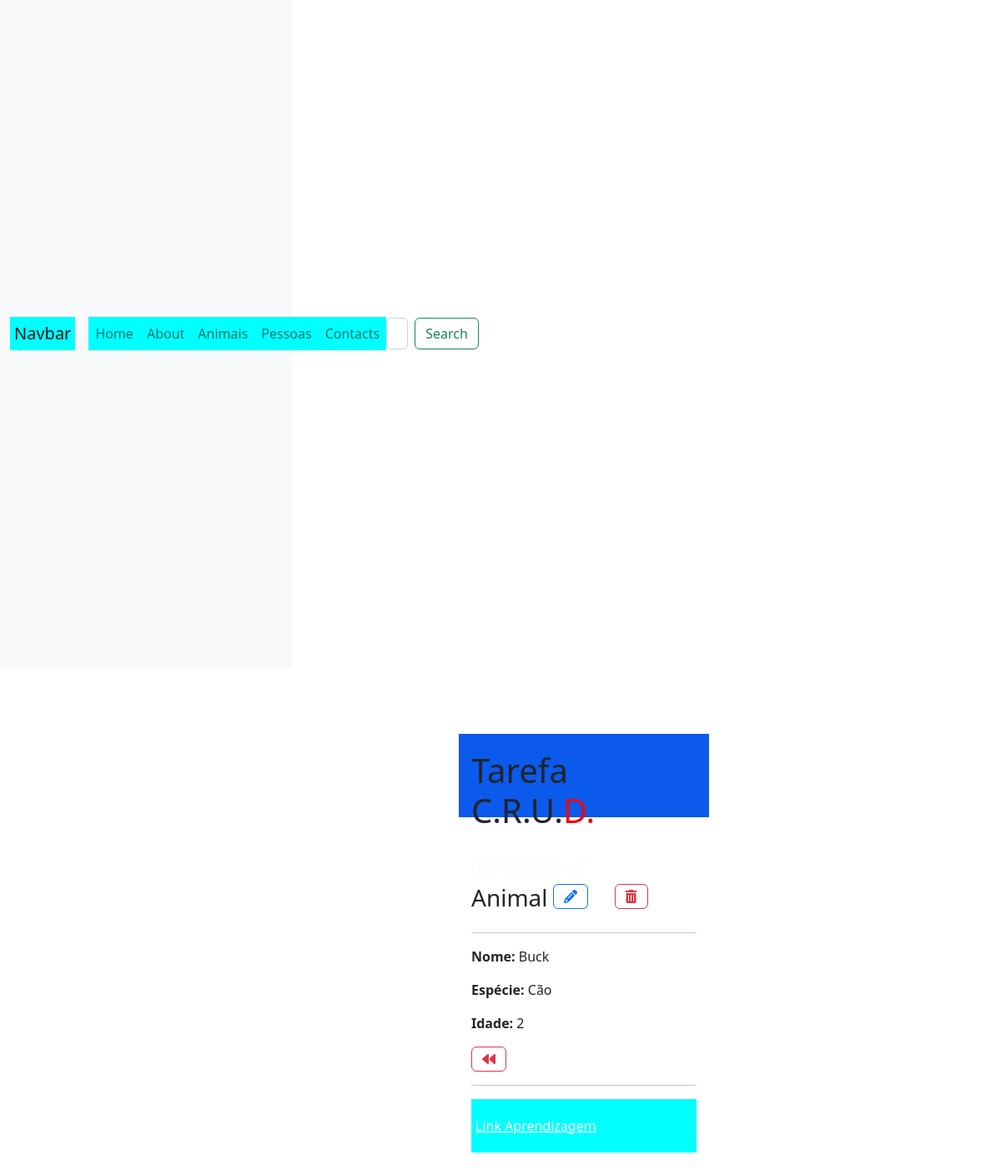
/detalhe/3/, run on the app's committed database.
### apps/animal/models.py (models this page shows, shortened)
class Animal(models.Model):
    nome = models.CharField(max_length=50)
    especie = models.CharField(max_length=30)
    idade = models.IntegerField()

### apps/animal/views.py (the view)
# urls.py: path('detalhe/<int:pk>/', AnimalDetailView.as_view(), name='detalhe'),
class AnimalDetailView(DetailView):
    model = Animal

### apps/animal/templates/animal/animal_detail.html
{% extends "base.html" %}
{% block content %}
<div class="content-section">
    <div class="row">
        <div class="col-4">
            <h3>Animal</h3>
        </div>
        <div class="col-3">
            <a class="btn btn-outline-primary" href="{% url 'animal:detalhe-atualizar' object.id %}"><i class="fa-solid fa-pencil"></i></a>
        </div>
        <div class="col-5">
            <a class="btn btn-outline-danger" href="{% url 'animal:detalhe-eliminar' object.id %}"><i class="fa-solid fa-trash-can"></i></a>
        </div>
    </div>
    <hr>
    <div>
        <p><b>Nome: </b>{{object.nome}}</p>
        <p><b>Espécie: </b>{{object.especie}}</p>
        <p><b>Idade: </b>{{object.idade}}</p>
    </div>
    <a class="btn btn-outline-danger" href="{% url 'animal:lista' %}"><i class="fa-sharp fa-solid fa-backward"></i></i></a>
    <hr>
</div>
{% endblock %}

### Projeto Controlador de dispesas pessoais/css/base.css (style rules this page uses)
* { padding: 0px; margin: 0px; }
a { background-color: aqua; display: block; padding: 20px 5px; color: white; }

### data on the page
Animal: nome "Buck", especie "Cão", idade "2"
